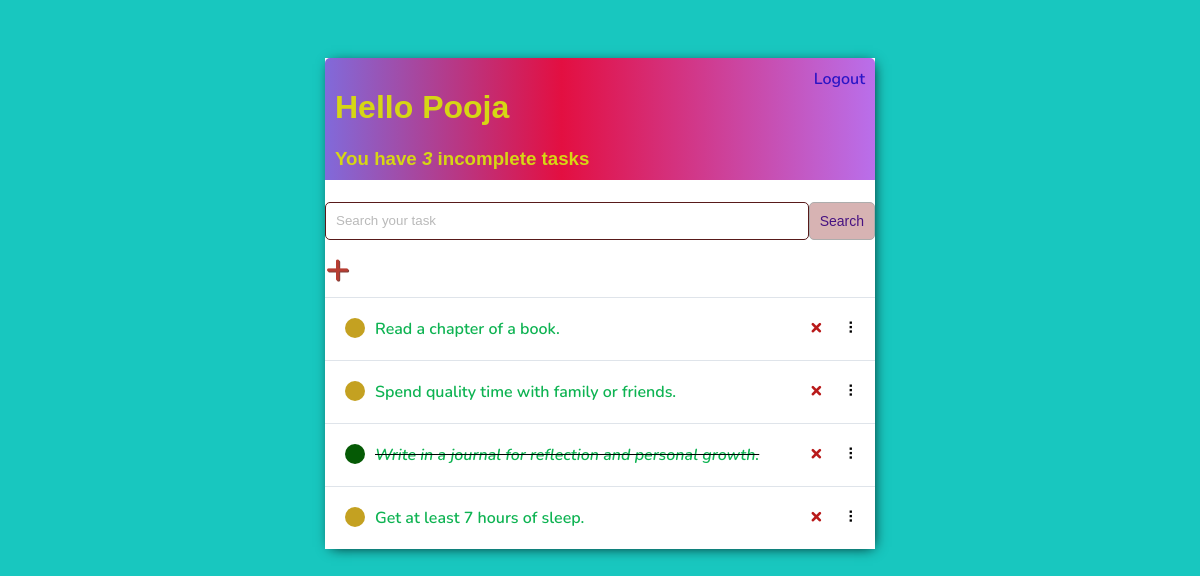
The page / (signed in) on the database its author committed.
### base/models.py (models this page shows)
class Task(models.Model):
    user = models.ForeignKey(
        User, on_delete=models.CASCADE, null=True, blank=True)
    title = models.CharField(max_length=200)
    description = models.TextField(null=True, blank=True)
    complete = models.BooleanField(default=False )
    created = models.DateTimeField(auto_now_add=True)
    def __str__(self):
        return self.title
    class Meta:
        order_with_respect_to = 'user'

### base/views.py (the view)
# urls.py: path('', TaskList.as_view(), name='tasks'),
class TaskList(LoginRequiredMixin, ListView):
    model = Task
    context_object_name = 'tasks'
    def get_context_data(self, **kwargs):
        context = super().get_context_data(**kwargs)
        context['tasks'] = context['tasks'].filter(user=self.request.user)
        context['count'] = context['tasks'].filter(complete=False).count()
        search_input = self.request.GET.get('search-area') or ''
        if search_input:
            context['tasks'] = context['tasks'].filter(
                title__contains=search_input)
        context['search_input'] = search_input
        return context

### base/templates/base/task_list.html (shortened to what this page needs)
{% extends 'base/main.html' %} {% block content %}
<div class="header-bar">
    <div>
        <h1>Hello {{request.user|title}}</h1>
        <h3 style="margin:0">You have <i>{{count}}</i> incomplete task{{ count|pluralize:"s" }}</h3>
    </div>
    {% if request.user.is_authenticated %}
    <a href="{% url 'logout' %}">Logout</a> {% else %}
    <a href="{% url 'login' %}">Login</a> {% endif %}
</div> <br>
<div class="search-add-wrapper">
    <form method="GET" style="display: flex;">
        <input type='text' name='search-area' placeholder="Search your task" value="{{search_input}}">
        <input class="button" type="submit" value='Search'>
    </form>
    {% if tasks|length > 0 %}
    <a id="add-link" href="{% url 'task-create' %}">&#x2b;</a>
    {% endif %}
</div>
<div id="tasklist" class="task-items-wrapper">
    {% for task in tasks %}
    <div class="task-wrapper" data-position="{{task.pk}}">
        <div class="task-title">
            {% if task.complete %}
            <div class="task-complete-icon"></div>
            <i><s><a href="{% url 'task-update' task.id %}">{{task}}</a></s></i> {% else %}
            <div class="task-incomplete-icon"></div>
            <a href="{% url 'task-update' task.id %}">{{task}}</a> {% endif %}
        </div>
        <div class="task-controls">
            <a class="delete-link" href="{% url 'task-delete' task.id %}">&#215;</a>
            <span class="handle">&nbsp;&#10247;</span>
        </div>
    </div>
    {% empty %}
    <div style="text-align: center; padding-bottom: 10px; line-height: 1em;">
        <h3>No new tasks are created.</h3>
        <h3>Create a <a style="text-decoration: none; color: #8827ef;" href="{% url 'task-create' %}">New task</a> ! </h3>
    </div>
    {% endfor %}
</div>
{% endblock content %}

### base/templates/base/main.html (shortened to what this page needs)
<!DOCTYPE html>
<html lang="en">
<head <link rel="preconnect" href="https://fonts.gstatic.com"> <link href="https://fonts.googleapis.com/css2?family=Nunito:wght@200&display=swap" rel="stylesheet">
</head>
<body>
    <div class="container">
        {% block content %} {% endblock content %}
    </div>
</body>
</html>

### base/templates/base/main.html (style rules this page uses)
body { background-color: #18c7bf; font-family: 'Nunito', sans-serif; padding-top: 50px; }
h1, h2, h3, h4, h5, h6 { font-family: 'Raleway', sans-serif; }
a, p { color: #104571 }
a { font-weight: 600; }
.container { max-width: 550px; margin: auto; background-color: #fff; -webkit-box-shadow: 2px 2px 13px -4px rgb(0, 0, 0); box-shadow: 2px 2px 13px -4px rgba(0, 0, 0, 0.982); }
input { outline: none; border: none; }
.header-bar { display: flex; justify-content: space-between; color: #d6d614; padding: 10px; border-radius: 5px 5px 0 0; background: linear-gradient(90deg, #816ada 0%, #e30f41 43%, #b96feb 100%); }
.header-bar a { color: rgba(23, 10, 195, 0.877); text-decoration: none; }
.task-wrapper { display: flex; align-items: center; justify-content: space-between; background-color: #ffffff61; border-top: 1px solid #dfe4ea; overflow: hidden; }
.task-title { display: flex; padding: 20px; }
.task-title a { text-decoration: none; color: #0eb352; margin-left: 10px; }
.task-complete-icon { height: 20px; width: 20px; background-color: rgb(5, 90, 5); border-radius: 50%; }
.task-incomplete-icon { height: 20px; width: 20px; background-color: rgb(196, 161, 33); border-radius: 50%; }
.delete-link { text-decoration: none; font-weight: 900; color: #b91a1a; font-size: 22px; line-height: 0; padding: 20px 0px; }
.handle { display: inline-block; padding: 20px 16px; cursor: grab; user-select: none; }
.handle:after, .handle:before { display: block; content: ""; }
#add-link { color: #b73d32; text-decoration: none; font-size: 42px; text-shadow: 1px 1px #81413b; }
input[type=text], input[type=password], textarea { border: 1px solid #581a1a; border-radius: 5px; padding: 10px; width: 90%; }
::placeholder { font-weight: 300; opacity: 0.5; }
.button { border: 1px solid #adadad; background-color: #d7b3b3; color: #471382; padding: 10px; font-size: 14px; border-radius: 5px; cursor: pointer; text-decoration: none; }

### rows shown on the page
Task: title "Read a chapter of a book."
Task: title "Spend quality time with family or friends."
Task: title "Write in a journal for reflection and personal growth."
Task: title "Get at least 7 hours of sleep."

### other values the page prints
{{ request.user|title }} "Pooja"
{{ count }} "3"
